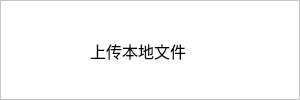
<?xml version="1.0" encoding="UTF-8"?>
<ui version="4.0">
 <class>Uploadmenu</class>
 <widget class="QWidget" name="Uploadmenu">
  <property name="geometry">
   <rect>
    <x>0</x>
    <y>0</y>
    <width>300</width>
    <height>100</height>
   </rect>
  </property>
  <property name="sizeIncrement">
   <size>
    <width>300</width>
    <height>100</height>
   </size>
  </property>
  <property name="styleSheet">
   <string notr="true">background-color: rgb(255, 255, 255);</string>
  </property>
  <widget class="QLabel" name="label">
   <property name="geometry">
    <rect>
     <x>90</x>
     <y>30</y>
     <width>131</width>
     <height>41</height>
    </rect>
   </property>
   <property name="font">
    <font>
     <pointsize>12</pointsize>
    </font>
   </property>
   <property name="text">
    <string>上传本地文件</string>
   </property>
  </widget>
  <widget class="QLabel" name="label_2">
   <property name="geometry">
    <rect>
     <x>30</x>
     <y>30</y>
     <width>40</width>
     <height>40</height>
    </rect>
   </property>
   <property name="styleSheet">
    <string notr="true">border-image: url(:/images/file_upload.png);</string>
   </property>
   <property name="text">
    <string/>
   </property>
  </widget>
  <widget class="QFrame" name="frame">
   <property name="geometry">
    <rect>
     <x>0</x>
     <y>0</y>
     <width>300</width>
     <height>100</height>
    </rect>
   </property>
   <property name="styleSheet">
    <string notr="true">background-color: rgb(255, 255, 255);</string>
   </property>
   <property name="frameShape">
    <enum>QFrame::StyledPanel</enum>
   </property>
   <property name="frameShadow">
    <enum>QFrame::Raised</enum>
   </property>
  </widget>
  <zorder>frame</zorder>
  <zorder>label</zorder>
  <zorder>label_2</zorder>
 </widget>
 <resources/>
 <connections/>
</ui>
